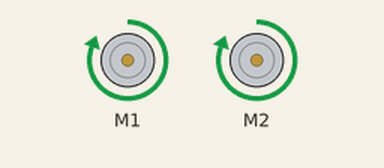
This sketch was run on a simulated Arduino Uno, built with avr-gcc and run on an emulated ATmega328P. Parts: 2 × DC motor (green arrow = forward, orange = backward, longer = faster). What the sketch prints to the serial monitor is not drawn.

Above: at 0.1 s.
At 38.03 s:
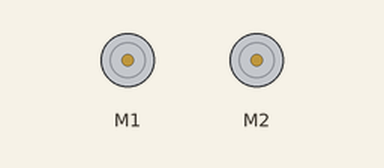
Timing chart, 0 to 40.0 s (numbered marks = the images above):
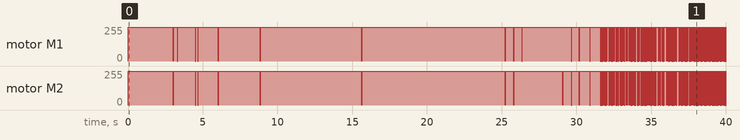

The sketch:

ME_497_redbot_encoders.ino
```cpp
/***********************************************************************

 * 8 Oct 2013 M. Hord
 * Revised, 31 Oct 2014 B. Huang
 * edited by Zach Newcome and Michael Babilya
 ***********************************************************************/

#include <RedBot.h> //Includes the functions to easliy control the robot
RedBotMotors motors;// Initializing the motors

RedBotEncoder encoder = RedBotEncoder(A2, 10);  // initializes encoder on pins A2 and 10
int countsPerRev = 192;   // 4 pairs of N-S x 48:1 gearbox = 192 ticks per wheel rev

// variables used to store the left and right encoder counts.
int lCount;  //left encoder count
int rCount; //right encoder count
long int t1; //start time
long int t2; //current time
void setup()
{

  Serial.begin(9600);  //Serial monitor rate
  Serial.println("left    right"); //setting up printing for the monitor
  Serial.println("================"); //formatting
  t1=millis(); //Gets the start time
}

void loop(void)
{

  motors.drive(255); //Motors full orce forward
  t2=(millis()-t1); //gets the current time
  if (0==(t2%15)){ //poling loop every 15 millisecs
    // store the encoder counts to a variable.
    lCount = encoder.getTicks(LEFT);    // read the left motor encoder
    rCount = encoder.getTicks(RIGHT);   // read the right motor encoder

    // print out to Serial Monitor the left and right encoder counts.
    Serial.print(lCount); //prints left count
    Serial.print("\t");  //tab
    Serial.print(rCount); //prints right count
    Serial.print("\t"); //tab
    Serial.println(millis()-t1); //prints the current minus the start time
    delay(1); //small delay to stop poling loop from repeating on the same time


    // if either left or right motor are more than 5 revolutions, stop
    if ((lCount >= 5*countsPerRev) || (rCount >= 5*countsPerRev) ) //stops the numbers from getting too high
    {
      motors.brake(); ///stops the motors
    }

  }

}
```
